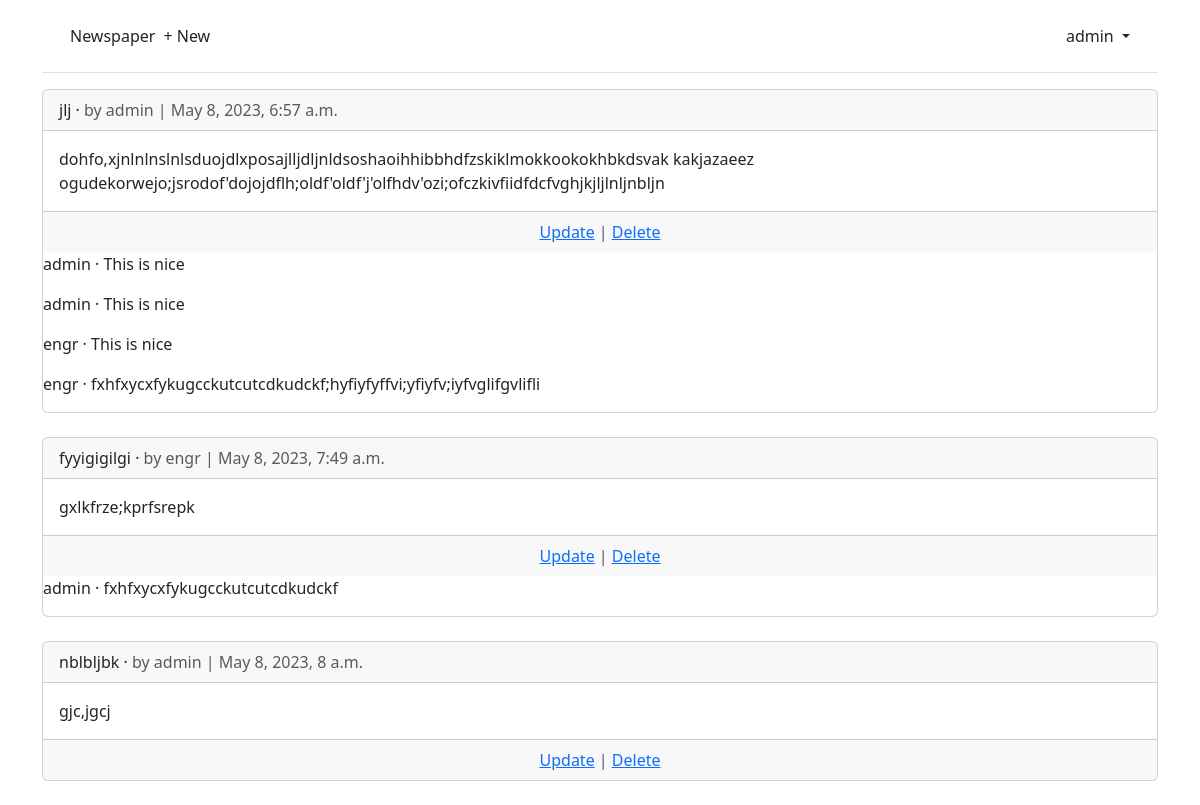
/articles/ (signed in), run on the app's committed database.
### accounts/models.py (models this page shows)
class CustomUser(AbstractUser):
    age = models.PositiveIntegerField(null=True,blank=True)

### articles/models.py (models this page shows, shortened)
class Articles(models.Model):
    author = models.ForeignKey(
        settings.AUTH_USER_MODEL,
        on_delete=models.CASCADE,
    )
    title = models.CharField(max_length=255)
    time = models.DateTimeField(auto_now_add=True)
    body = models.TextField()

class Comment(models.Model):
    articles = models.ForeignKey(
        Articles,
        on_delete=models.CASCADE
    )
    author = models.ForeignKey(
        settings.AUTH_USER_MODEL,
        on_delete=models.CASCADE)
    comments= models.CharField(max_length=200)
    def __str__(self):
        return self.comments

### articles/views.py (the view)
# urls.py: path('', ArticleListView.as_view(), name='article_list'),
class ArticleListView(LoginRequiredMixin, ListView):
    model = Articles
    template_name = 'article_list.html'
    context_object_name = 'article_list'

### templates/article_list.html (shortened to what this page needs)
{% extends "base.html" %}
{% block content %}
{% for article in article_list %}
<div class="card">
     <div class="card-header"> <span class="font-weight-bold">{{ article.title }}</span> &middot;
    <span class="text-muted">by {{ article.author }} |
        {{ article.time }}</span>
        </div> <div class="card-body">
        {{ article.body }}
</div>
    <div class="card-footer text-center text-muted">
        <a href="{% url 'article_update' article.pk %}">Update</a> |
        <a href="{% url 'article_delete' article.pk %}">Delete</a>
        </div>
        {% for comment in article.comment_set.all %}
        <p><span class="font-weight-bold">
        {{ comment.author }} &middot;
        </span>
        {{ comment }}
</p>
{% endfor %}
</div> <br/>
{% endfor %}
{% endblock content %}

### templates/base.html (shortened to what this page needs)
<!DOCTYPE html>
<html lang="en">
<head>
    <link href="https://cdn.jsdelivr.net/npm/bootstrap@5.3.0-alpha3/dist/css/bootstrap.min.css" rel="stylesheet"
>
</head>
<body>
    <div class="container"> <header class="p-3 mb-3 border-bottom"> <div class="container"> <div class="d-flex flex-wrap align-items-center justify-content-center
        justify-content-lg-start"> <a class="navbar-brand" href="{% url 'home' %}">Newspaper</a> <ul class="nav col-12 col-lg-auto me-lg-auto mb-2 justify-content-center
        mb-md-0">
        {% if user.is_authenticated %}
        <li><a href="{% url 'article_create' %} " class="nav-link px-2 link-dark">+ New</a></li>
        </ul> <div class="dropdown text-end"> <a href="#" class="d-block link-dark text-decoration-none dropdown-toggle"
        id="dropdownUser1" data-bs-toggle="dropdown" aria-expanded="false">
        {{ user.username }}
        </a>
    </div>
    {% else %}
    </ul> <div class="text-end"> <a href="{% url 'login' %}" class="btn btn-outline-primary me-2">
    Log In</a> <a href="{% url 'signup' %}" class="btn btn-primary">Sign Up</a>
    </div>
    {% endif %}
    </div>
    </div>
    </header>
    <main>
        {% block content %}
        {% endblock content %}
    </main>
</body>
</html>

### data on the page
CustomUser: username "admin"
Articles: title "jlj", author "admin", time "May 8, 2023, 6:57 a.m.", body "dohfo,xjnlnlnslnlsduojdlxposajlljdljnldsoshaoihhibbhdfzskiklmokkookokhbkdsvak kakjazaeez ogudekorwejo;jsrodof'dojojdflh;oldf'oldf'j'olfhdv'ozi;ofczkivfiidfdcfvghjkjljlnljnbljn"
Comment: author "admin", comments "This is nice"
Comment: author "admin", comments "This is nice"
Comment: author "engr", comments "This is nice"
Comment: author "engr", comments "fxhfxycxfykugcckutcutcdkudckf;hyfiyfyffvi;yfiyfv;iyfvglifgvlifli"
Articles: title "fyyigigilgi", author "engr", time "May 8, 2023, 7:49 a.m.", body "gxlkfrze;kprfsrepk"
Comment: author "admin", comments "fxhfxycxfykugcckutcutcdkudckf"
Articles: title "nblbljbk", author "admin", time "May 8, 2023, 8 a.m.", body "gjc,jgcj"
